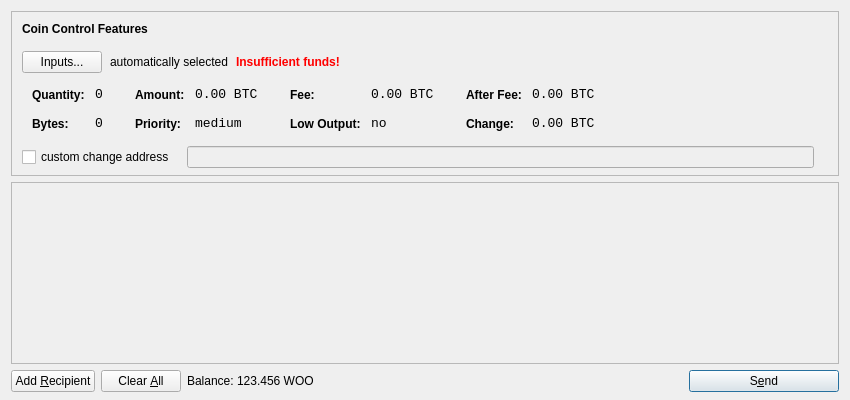
<?xml version="1.0" encoding="UTF-8"?>
<ui version="4.0">
 <class>SendCoinsDialog</class>
 <widget class="QDialog" name="SendCoinsDialog">
  <property name="geometry">
   <rect>
    <x>0</x>
    <y>0</y>
    <width>850</width>
    <height>400</height>
   </rect>
  </property>
  <property name="windowTitle">
   <string>Send Coins</string>
  </property>
  <layout class="QVBoxLayout" name="verticalLayout" stretch="0,1,0">
   <property name="bottomMargin">
    <number>8</number>
   </property>
   <item>
    <widget class="QFrame" name="frameCoinControl">
     <property name="sizePolicy">
      <sizepolicy hsizetype="Expanding" vsizetype="Expanding">
       <horstretch>0</horstretch>
       <verstretch>0</verstretch>
      </sizepolicy>
     </property>
     <property name="maximumSize">
      <size>
       <width>16777215</width>
       <height>16777215</height>
      </size>
     </property>
     <property name="frameShape">
      <enum>QFrame::StyledPanel</enum>
     </property>
     <property name="frameShadow">
      <enum>QFrame::Sunken</enum>
     </property>
     <layout class="QVBoxLayout" name="verticalLayoutCoinControl2">
      <property name="spacing">
       <number>-1</number>
      </property>
      <property name="leftMargin">
       <number>0</number>
      </property>
      <property name="topMargin">
       <number>0</number>
      </property>
      <property name="rightMargin">
       <number>0</number>
      </property>
      <property name="bottomMargin">
       <number>6</number>
      </property>
      <item>
       <layout class="QVBoxLayout" name="verticalLayoutCoinControl" stretch="0,0,0,0,1">
        <property name="spacing">
         <number>0</number>
        </property>
        <property name="leftMargin">
         <number>10</number>
        </property>
        <property name="topMargin">
         <number>10</number>
        </property>
        <item>
         <layout class="QHBoxLayout" name="horizontalLayoutCoinControl1">
          <property name="bottomMargin">
           <number>15</number>
          </property>
          <item>
           <widget class="QLabel" name="labelCoinControlFeatures">
            <property name="sizePolicy">
             <sizepolicy hsizetype="Preferred" vsizetype="Maximum">
              <horstretch>0</horstretch>
              <verstretch>0</verstretch>
             </sizepolicy>
            </property>
            <property name="font">
             <font>
              <weight>75</weight>
              <bold>true</bold>
             </font>
            </property>
            <property name="styleSheet">
             <string notr="true">font-weight:bold;</string>
            </property>
            <property name="text">
             <string>Coin Control Features</string>
            </property>
           </widget>
          </item>
         </layout>
        </item>
        <item>
         <layout class="QHBoxLayout" name="horizontalLayoutCoinControl2" stretch="0,0,0,0">
          <property name="spacing">
           <number>8</number>
          </property>
          <property name="bottomMargin">
           <number>10</number>
          </property>
          <item>
           <widget class="QPushButton" name="pushButtonCoinControl">
            <property name="styleSheet">
             <string notr="true"/>
            </property>
            <property name="text">
             <string>Inputs...</string>
            </property>
           </widget>
          </item>
          <item>
           <widget class="QLabel" name="labelCoinControlAutomaticallySelected">
            <property name="text">
             <string>automatically selected</string>
            </property>
            <property name="margin">
             <number>5</number>
            </property>
           </widget>
          </item>
          <item>
           <widget class="QLabel" name="labelCoinControlInsuffFunds">
            <property name="font">
             <font>
              <weight>75</weight>
              <bold>true</bold>
             </font>
            </property>
            <property name="styleSheet">
             <string notr="true">color:red;font-weight:bold;</string>
            </property>
            <property name="text">
             <string>Insufficient funds!</string>
            </property>
            <property name="margin">
             <number>5</number>
            </property>
           </widget>
          </item>
          <item>
           <spacer name="horizontalSpacerCoinControl">
            <property name="orientation">
             <enum>Qt::Horizontal</enum>
            </property>
            <property name="sizeHint" stdset="0">
             <size>
              <width>40</width>
              <height>1</height>
             </size>
            </property>
           </spacer>
          </item>
         </layout>
        </item>
        <item>
         <widget class="QWidget" name="widgetCoinControl" native="true">
          <property name="sizePolicy">
           <sizepolicy hsizetype="Preferred" vsizetype="Preferred">
            <horstretch>0</horstretch>
            <verstretch>0</verstretch>
           </sizepolicy>
          </property>
          <property name="minimumSize">
           <size>
            <width>0</width>
            <height>0</height>
           </size>
          </property>
          <property name="styleSheet">
           <string notr="true"/>
          </property>
          <layout class="QHBoxLayout" name="horizontalLayoutCoinControl5">
           <property name="margin">
            <number>0</number>
           </property>
           <item>
            <layout class="QHBoxLayout" name="horizontalLayoutCoinControl3" stretch="0,0,0,1">
             <property name="spacing">
              <number>20</number>
             </property>
             <property name="topMargin">
              <number>0</number>
             </property>
             <property name="bottomMargin">
              <number>10</number>
             </property>
             <item>
              <layout class="QFormLayout" name="formLayoutCoinControl1">
               <property name="horizontalSpacing">
                <number>10</number>
               </property>
               <property name="verticalSpacing">
                <number>14</number>
               </property>
               <property name="leftMargin">
                <number>10</number>
               </property>
               <property name="topMargin">
                <number>4</number>
               </property>
               <property name="rightMargin">
                <number>6</number>
               </property>
               <item row="0" column="0">
                <widget class="QLabel" name="labelCoinControlQuantityText">
                 <property name="styleSheet">
                  <string notr="true">font-weight:bold;</string>
                 </property>
                 <property name="text">
                  <string>Quantity:</string>
                 </property>
                 <property name="margin">
                  <number>0</number>
                 </property>
                </widget>
               </item>
               <item row="0" column="1">
                <widget class="QLabel" name="labelCoinControlQuantity">
                 <property name="font">
                  <font>
                   <family>Monospace</family>
                   <pointsize>10</pointsize>
                  </font>
                 </property>
                 <property name="cursor">
                  <cursorShape>IBeamCursor</cursorShape>
                 </property>
                 <property name="contextMenuPolicy">
                  <enum>Qt::ActionsContextMenu</enum>
                 </property>
                 <property name="text">
                  <string notr="true">0</string>
                 </property>
                 <property name="margin">
                  <number>0</number>
                 </property>
                 <property name="textInteractionFlags">
                  <set>Qt::LinksAccessibleByMouse|Qt::TextSelectableByKeyboard|Qt::TextSelectableByMouse</set>
                 </property>
                </widget>
               </item>
               <item row="1" column="0">
                <widget class="QLabel" name="labelCoinControlBytesText">
                 <property name="styleSheet">
                  <string notr="true">font-weight:bold;</string>
                 </property>
                 <property name="text">
                  <string>Bytes:</string>
                 </property>
                </widget>
               </item>
               <item row="1" column="1">
                <widget class="QLabel" name="labelCoinControlBytes">
                 <property name="font">
                  <font>
                   <family>Monospace</family>
                   <pointsize>10</pointsize>
                  </font>
                 </property>
                 <property name="cursor">
                  <cursorShape>IBeamCursor</cursorShape>
                 </property>
                 <property name="contextMenuPolicy">
                  <enum>Qt::ActionsContextMenu</enum>
                 </property>
                 <property name="text">
                  <string notr="true">0</string>
                 </property>
                 <property name="textInteractionFlags">
                  <set>Qt::LinksAccessibleByMouse|Qt::TextSelectableByKeyboard|Qt::TextSelectableByMouse</set>
                 </property>
                </widget>
               </item>
              </layout>
             </item>
             <item>
              <layout class="QFormLayout" name="formLayoutCoinControl2">
               <property name="horizontalSpacing">
                <number>10</number>
               </property>
               <property name="verticalSpacing">
                <number>14</number>
               </property>
               <property name="leftMargin">
                <number>6</number>
               </property>
               <property name="topMargin">
                <number>4</number>
               </property>
               <property name="rightMargin">
                <number>6</number>
               </property>
               <item row="0" column="0">
                <widget class="QLabel" name="labelCoinControlAmountText">
                 <property name="styleSheet">
                  <string notr="true">font-weight:bold;</string>
                 </property>
                 <property name="text">
                  <string>Amount:</string>
                 </property>
                 <property name="margin">
                  <number>0</number>
                 </property>
                </widget>
               </item>
               <item row="0" column="1">
                <widget class="QLabel" name="labelCoinControlAmount">
                 <property name="font">
                  <font>
                   <family>Monospace</family>
                   <pointsize>10</pointsize>
                  </font>
                 </property>
                 <property name="cursor">
                  <cursorShape>IBeamCursor</cursorShape>
                 </property>
                 <property name="contextMenuPolicy">
                  <enum>Qt::ActionsContextMenu</enum>
                 </property>
                 <property name="text">
                  <string notr="true">0.00 BTC</string>
                 </property>
                 <property name="textInteractionFlags">
                  <set>Qt::LinksAccessibleByMouse|Qt::TextSelectableByKeyboard|Qt::TextSelectableByMouse</set>
                 </property>
                </widget>
               </item>
               <item row="1" column="0">
                <widget class="QLabel" name="labelCoinControlPriorityText">
                 <property name="styleSheet">
                  <string notr="true">font-weight:bold;</string>
                 </property>
                 <property name="text">
                  <string>Priority:</string>
                 </property>
                </widget>
               </item>
               <item row="1" column="1">
                <widget class="QLabel" name="labelCoinControlPriority">
                 <property name="font">
                  <font>
                   <family>Monospace</family>
                   <pointsize>10</pointsize>
                  </font>
                 </property>
                 <property name="cursor">
                  <cursorShape>IBeamCursor</cursorShape>
                 </property>
                 <property name="contextMenuPolicy">
                  <enum>Qt::ActionsContextMenu</enum>
                 </property>
                 <property name="text">
                  <string>medium</string>
                 </property>
                 <property name="textInteractionFlags">
                  <set>Qt::LinksAccessibleByMouse|Qt::TextSelectableByKeyboard|Qt::TextSelectableByMouse</set>
                 </property>
                </widget>
               </item>
              </layout>
             </item>
             <item>
              <layout class="QFormLayout" name="formLayoutCoinControl3">
               <property name="horizontalSpacing">
                <number>10</number>
               </property>
               <property name="verticalSpacing">
                <number>14</number>
               </property>
               <property name="leftMargin">
                <number>6</number>
               </property>
               <property name="topMargin">
                <number>4</number>
               </property>
               <property name="rightMargin">
                <number>6</number>
               </property>
               <item row="0" column="0">
                <widget class="QLabel" name="labelCoinControlFeeText">
                 <property name="styleSheet">
                  <string notr="true">font-weight:bold;</string>
                 </property>
                 <property name="text">
                  <string>Fee:</string>
                 </property>
                 <property name="margin">
                  <number>0</number>
                 </property>
                </widget>
               </item>
               <item row="0" column="1">
                <widget class="QLabel" name="labelCoinControlFee">
                 <property name="font">
                  <font>
                   <family>Monospace</family>
                   <pointsize>10</pointsize>
                  </font>
                 </property>
                 <property name="cursor">
                  <cursorShape>IBeamCursor</cursorShape>
                 </property>
                 <property name="contextMenuPolicy">
                  <enum>Qt::ActionsContextMenu</enum>
                 </property>
                 <property name="text">
                  <string notr="true">0.00 BTC</string>
                 </property>
                 <property name="textInteractionFlags">
                  <set>Qt::LinksAccessibleByMouse|Qt::TextSelectableByKeyboard|Qt::TextSelectableByMouse</set>
                 </property>
                </widget>
               </item>
               <item row="1" column="0">
                <widget class="QLabel" name="labelCoinControlLowOutputText">
                 <property name="styleSheet">
                  <string notr="true">font-weight:bold;</string>
                 </property>
                 <property name="text">
                  <string>Low Output:</string>
                 </property>
                </widget>
               </item>
               <item row="1" column="1">
                <widget class="QLabel" name="labelCoinControlLowOutput">
                 <property name="font">
                  <font>
                   <family>Monospace</family>
                   <pointsize>10</pointsize>
                  </font>
                 </property>
                 <property name="cursor">
                  <cursorShape>IBeamCursor</cursorShape>
                 </property>
                 <property name="contextMenuPolicy">
                  <enum>Qt::ActionsContextMenu</enum>
                 </property>
                 <property name="text">
                  <string>no</string>
                 </property>
                 <property name="textInteractionFlags">
                  <set>Qt::LinksAccessibleByMouse|Qt::TextSelectableByKeyboard|Qt::TextSelectableByMouse</set>
                 </property>
                </widget>
               </item>
              </layout>
             </item>
             <item>
              <layout class="QFormLayout" name="formLayoutCoinControl4">
               <property name="horizontalSpacing">
                <number>10</number>
               </property>
               <property name="verticalSpacing">
                <number>14</number>
               </property>
               <property name="leftMargin">
                <number>6</number>
               </property>
               <property name="topMargin">
                <number>4</number>
               </property>
               <property name="rightMargin">
                <number>6</number>
               </property>
               <item row="0" column="0">
                <widget class="QLabel" name="labelCoinControlAfterFeeText">
                 <property name="styleSheet">
                  <string notr="true">font-weight:bold;</string>
                 </property>
                 <property name="text">
                  <string>After Fee:</string>
                 </property>
                 <property name="margin">
                  <number>0</number>
                 </property>
                </widget>
               </item>
               <item row="0" column="1">
                <widget class="QLabel" name="labelCoinControlAfterFee">
                 <property name="font">
                  <font>
                   <family>Monospace</family>
                   <pointsize>10</pointsize>
                  </font>
                 </property>
                 <property name="cursor">
                  <cursorShape>IBeamCursor</cursorShape>
                 </property>
                 <property name="contextMenuPolicy">
                  <enum>Qt::ActionsContextMenu</enum>
                 </property>
                 <property name="text">
                  <string notr="true">0.00 BTC</string>
                 </property>
                 <property name="textInteractionFlags">
                  <set>Qt::LinksAccessibleByMouse|Qt::TextSelectableByKeyboard|Qt::TextSelectableByMouse</set>
                 </property>
                </widget>
               </item>
               <item row="1" column="0">
                <widget class="QLabel" name="labelCoinControlChangeText">
                 <property name="styleSheet">
                  <string notr="true">font-weight:bold;</string>
                 </property>
                 <property name="text">
                  <string>Change:</string>
                 </property>
                </widget>
               </item>
               <item row="1" column="1">
                <widget class="QLabel" name="labelCoinControlChange">
                 <property name="font">
                  <font>
                   <family>Monospace</family>
                   <pointsize>10</pointsize>
                  </font>
                 </property>
                 <property name="cursor">
                  <cursorShape>IBeamCursor</cursorShape>
                 </property>
                 <property name="contextMenuPolicy">
                  <enum>Qt::ActionsContextMenu</enum>
                 </property>
                 <property name="text">
                  <string notr="true">0.00 BTC</string>
                 </property>
                 <property name="textInteractionFlags">
                  <set>Qt::LinksAccessibleByMouse|Qt::TextSelectableByKeyboard|Qt::TextSelectableByMouse</set>
                 </property>
                </widget>
               </item>
              </layout>
             </item>
            </layout>
           </item>
          </layout>
         </widget>
        </item>
        <item>
         <layout class="QHBoxLayout" name="horizontalLayoutCoinControl4" stretch="0,0,0">
          <property name="spacing">
           <number>12</number>
          </property>
          <property name="sizeConstraint">
           <enum>QLayout::SetDefaultConstraint</enum>
          </property>
          <property name="topMargin">
           <number>5</number>
          </property>
          <property name="rightMargin">
           <number>5</number>
          </property>
          <item>
           <widget class="QCheckBox" name="checkBoxCoinControlChange">
            <property name="text">
             <string>custom change address</string>
            </property>
           </widget>
          </item>
          <item>
           <widget class="QLineEdit" name="lineEditCoinControlChange">
            <property name="enabled">
             <bool>false</bool>
            </property>
            <property name="sizePolicy">
             <sizepolicy hsizetype="Expanding" vsizetype="Fixed">
              <horstretch>0</horstretch>
              <verstretch>0</verstretch>
             </sizepolicy>
            </property>
           </widget>
          </item>
          <item>
           <widget class="QLabel" name="labelCoinControlChangeLabel">
            <property name="sizePolicy">
             <sizepolicy hsizetype="Preferred" vsizetype="Expanding">
              <horstretch>0</horstretch>
              <verstretch>0</verstretch>
             </sizepolicy>
            </property>
            <property name="minimumSize">
             <size>
              <width>0</width>
              <height>0</height>
             </size>
            </property>
            <property name="text">
             <string/>
            </property>
            <property name="margin">
             <number>3</number>
            </property>
           </widget>
          </item>
         </layout>
        </item>
        <item>
         <spacer name="verticalSpacerCoinControl">
          <property name="orientation">
           <enum>Qt::Vertical</enum>
          </property>
          <property name="sizeHint" stdset="0">
           <size>
            <width>800</width>
            <height>1</height>
           </size>
          </property>
         </spacer>
        </item>
       </layout>
      </item>
     </layout>
    </widget>
   </item>
   <item>
    <widget class="QScrollArea" name="scrollArea">
     <property name="widgetResizable">
      <bool>true</bool>
     </property>
     <widget class="QWidget" name="scrollAreaWidgetContents">
      <property name="geometry">
       <rect>
        <x>0</x>
        <y>0</y>
        <width>830</width>
        <height>165</height>
       </rect>
      </property>
      <layout class="QVBoxLayout" name="verticalLayout_2">
       <property name="margin">
        <number>0</number>
       </property>
       <item>
        <layout class="QVBoxLayout" name="entries">
         <property name="spacing">
          <number>6</number>
         </property>
        </layout>
       </item>
       <item>
        <spacer name="verticalSpacer">
         <property name="orientation">
          <enum>Qt::Vertical</enum>
         </property>
         <property name="sizeHint" stdset="0">
          <size>
           <width>20</width>
           <height>40</height>
          </size>
         </property>
        </spacer>
       </item>
      </layout>
     </widget>
    </widget>
   </item>
   <item>
    <layout class="QHBoxLayout" name="horizontalLayout">
     <item>
      <widget class="QPushButton" name="addButton">
       <property name="toolTip">
        <string>Send to multiple recipients at once</string>
       </property>
       <property name="text">
        <string>Add &amp;Recipient</string>
       </property>
       <property name="icon">
        <iconset resource="../bitcoin.qrc">
         <normaloff>:/icons/add</normaloff>:/icons/add</iconset>
       </property>
       <property name="autoDefault">
        <bool>false</bool>
       </property>
      </widget>
     </item>
     <item>
      <widget class="QPushButton" name="clearButton">
       <property name="sizePolicy">
        <sizepolicy hsizetype="Minimum" vsizetype="Fixed">
         <horstretch>0</horstretch>
         <verstretch>0</verstretch>
        </sizepolicy>
       </property>
       <property name="toolTip">
        <string>Remove all transaction fields</string>
       </property>
       <property name="text">
        <string>Clear &amp;All</string>
       </property>
       <property name="icon">
        <iconset resource="../bitcoin.qrc">
         <normaloff>:/icons/remove</normaloff>:/icons/remove</iconset>
       </property>
       <property name="autoRepeatDelay">
        <number>300</number>
       </property>
       <property name="autoDefault">
        <bool>false</bool>
       </property>
      </widget>
     </item>
     <item>
      <layout class="QHBoxLayout" name="horizontalLayout_2">
       <property name="spacing">
        <number>3</number>
       </property>
       <item>
        <widget class="QLabel" name="label">
         <property name="text">
          <string>Balance:</string>
         </property>
        </widget>
       </item>
       <item>
        <widget class="QLabel" name="labelBalance">
         <property name="cursor">
          <cursorShape>IBeamCursor</cursorShape>
         </property>
         <property name="text">
          <string>123.456 WOO</string>
         </property>
         <property name="textInteractionFlags">
          <set>Qt::LinksAccessibleByMouse|Qt::TextSelectableByKeyboard|Qt::TextSelectableByMouse</set>
         </property>
        </widget>
       </item>
      </layout>
     </item>
     <item>
      <spacer name="horizontalSpacer">
       <property name="orientation">
        <enum>Qt::Horizontal</enum>
       </property>
       <property name="sizeHint" stdset="0">
        <size>
         <width>40</width>
         <height>20</height>
        </size>
       </property>
      </spacer>
     </item>
     <item>
      <widget class="QPushButton" name="sendButton">
       <property name="minimumSize">
        <size>
         <width>150</width>
         <height>0</height>
        </size>
       </property>
       <property name="toolTip">
        <string>Confirm the send action</string>
       </property>
       <property name="text">
        <string>S&amp;end</string>
       </property>
       <property name="icon">
        <iconset resource="../bitcoin.qrc">
         <normaloff>:/icons/send</normaloff>:/icons/send</iconset>
       </property>
       <property name="default">
        <bool>true</bool>
       </property>
      </widget>
     </item>
    </layout>
   </item>
  </layout>
 </widget>
 <resources>
  <include location="../bitcoin.qrc"/>
 </resources>
 <connections/>
</ui>
